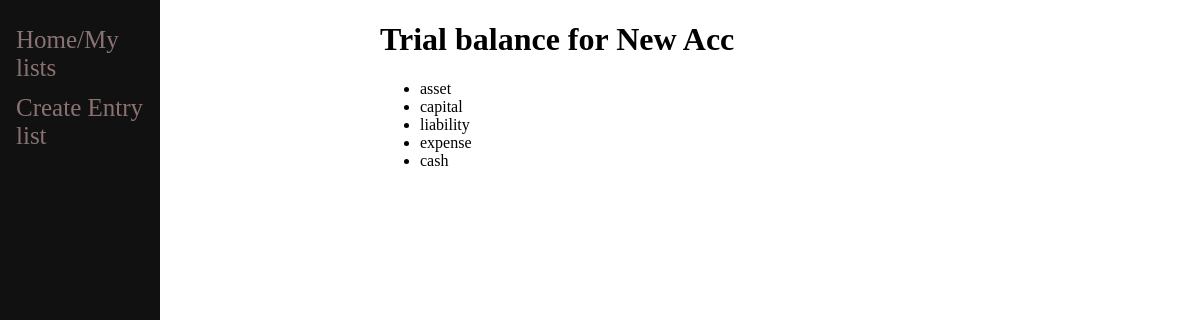
Before: /1/trialbalance/ with the older database file.
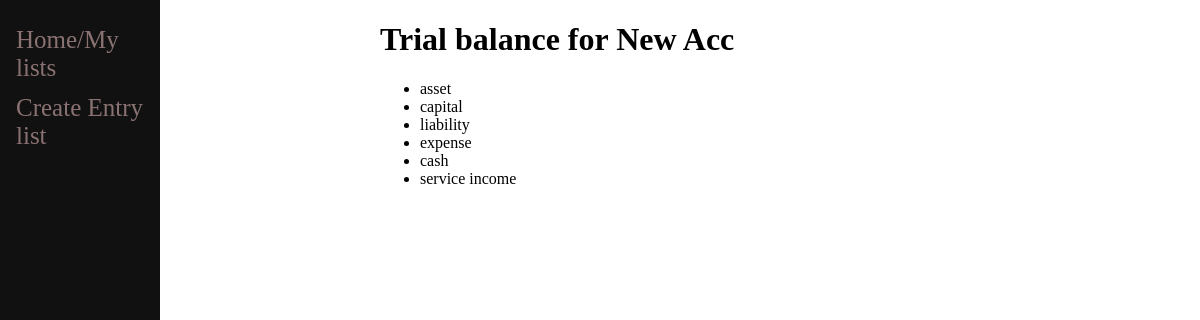
After: the same page with the newer database file.
### journal/models.py (models this page shows)
class transaction(models.Model):
	list = models.ForeignKey(my_journal,on_delete=models.CASCADE)
	name = models.CharField(max_length=30)
	accounts = models.CharField(max_length=30)
	amount = models.IntegerField()
	def __str__(self):
		return self.name

### journal/views.py (the view)
# urls.py: path('<int:id>/trialbalance/',views.trial_balance,name='trial_balance'),
def trial_balance(response,id):
    cnt  = my_journal.objects.get(id=id)
    tb = cnt.transaction_set
    left,right = 0,0
    for item in tb.all():
        if item.accounts == 'debit':
            left += item.amount
        else:
            right += item.amount
    print(left,right)
    return render(response,'journal/trialBalance.html',{'cnt':cnt,'tb':tb,'left':left,'right':right})

### journal/templates/journal/trialBalance.html (shortened to what this page needs)
{% extends 'journal/base.html' %}
{% block content %}
<h1>Trial balance for {{cnt.text}}</h1>
<ul>
    {% for items in tb.all %}
        <li>{{items}}</li>
    {% endfor %}
</ul>
{% endblock %}

Changed rows visible on the page:
added transaction: name "service income"
